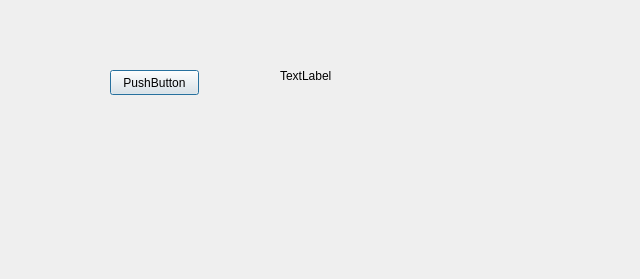
<?xml version="1.0" encoding="UTF-8"?>
<ui version="4.0">
 <class>Dialog</class>
 <widget class="QDialog" name="Dialog">
  <property name="geometry">
   <rect>
    <x>0</x>
    <y>0</y>
    <width>640</width>
    <height>279</height>
   </rect>
  </property>
  <property name="windowTitle">
   <string>Dialog</string>
  </property>
  <widget class="QLabel" name="label">
   <property name="geometry">
    <rect>
     <x>280</x>
     <y>60</y>
     <width>121</width>
     <height>31</height>
    </rect>
   </property>
   <property name="text">
    <string>TextLabel</string>
   </property>
  </widget>
  <widget class="QPushButton" name="pushButton">
   <property name="geometry">
    <rect>
     <x>110</x>
     <y>70</y>
     <width>89</width>
     <height>25</height>
    </rect>
   </property>
   <property name="text">
    <string>PushButton</string>
   </property>
  </widget>
 </widget>
 <resources/>
 <connections/>
</ui>
